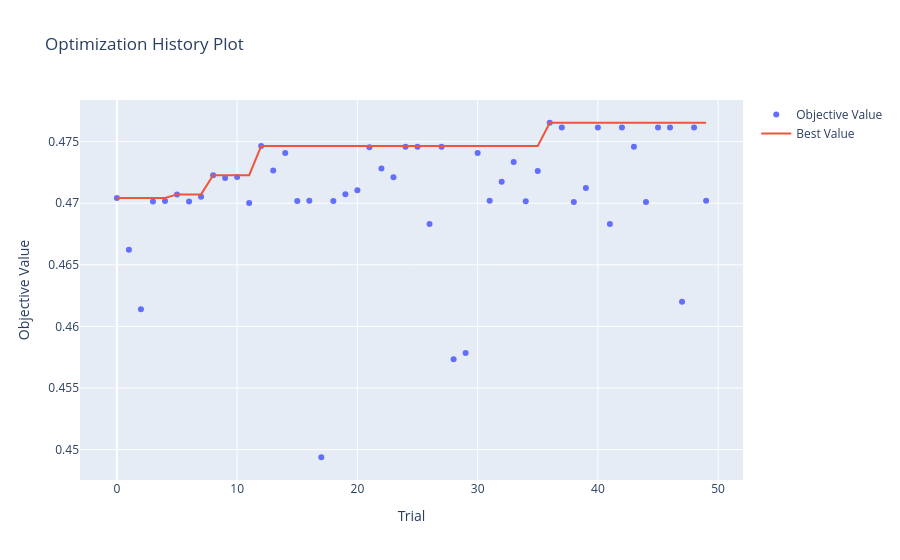
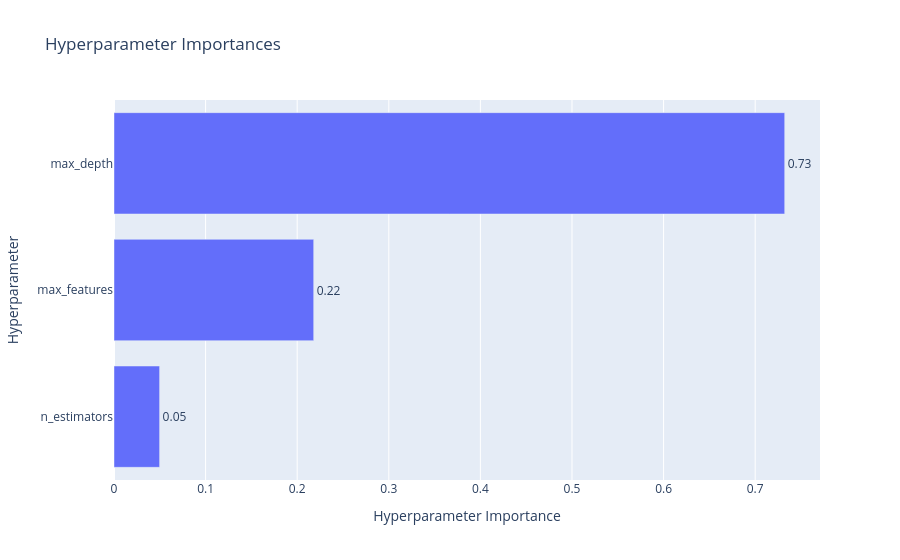
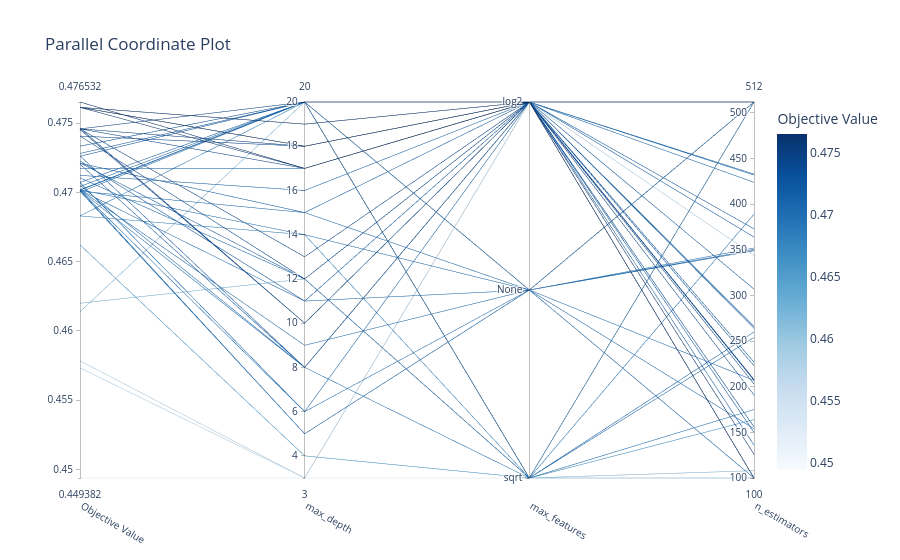
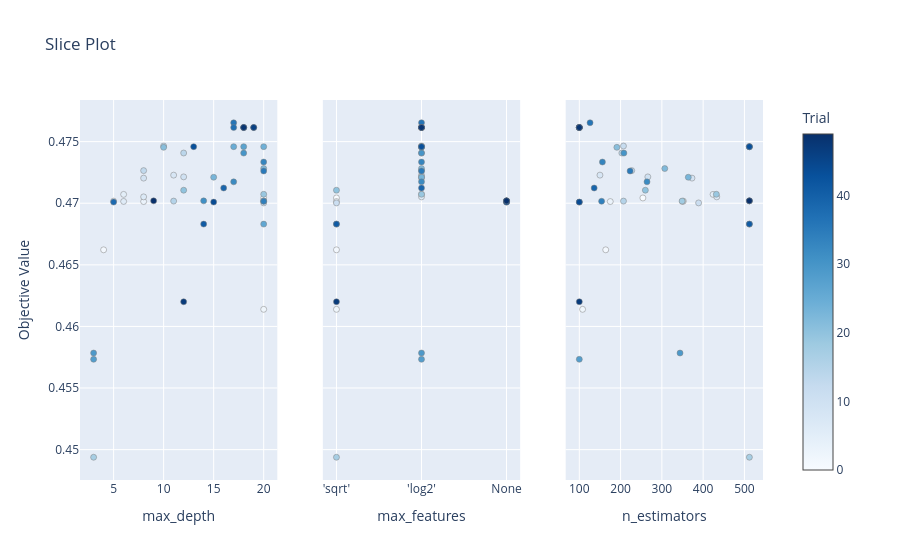

Source (notebook cell) for these figures, in order:
### Code cell
import optuna.visualization as vis

fig = vis.plot_optimization_history(study)
fig.show()

fig = vis.plot_param_importances(study)
fig.show()

fig = vis.plot_parallel_coordinate(study)
fig.show()

fig = vis.plot_slice(study)
fig.show()

fig = vis.plot_contour(study)
fig.show()

fig = vis.plot_edf(study)
fig.show()

fig = vis.plot_rank(study)
fig.show()

fig = vis.plot_timeline(study)
fig.show()

fig = vis.plot_intermediate_values(study) 
fig.show()

### Figure 1 — Plotly figure (JSON) as saved in the notebook; plotly's stock layout.template omitted (floating-point values rounded to 4 significant figures)
{"data": [{"mode": "markers", "name": "Objective Value", "type": "scatter", "x": [0, 1, 2, 3, 4, 5, 6, 7, 8, 9, 10, 11, 12, 13, 14, 15, 16, 17, 18, 19, 20, 21, 22, 23, 24, 25, 26, 27, 28, 29, 30, 31, 32, 33, 34, 35, 36, 37, 38, 39, 40, 41, 42, 43, 44, 45, 46, 47, 48, 49], "y": [0.4704, 0.4662, 0.4614, 0.4701, 0.4702, 0.4707, 0.4701, 0.4705, 0.4723, 0.472, 0.4721, 0.47, 0.4746, 0.4726, 0.4741, 0.4702, 0.4702, 0.4494, 0.4702, 0.4707, 0.4711, 0.4745, 0.4728, 0.4721, 0.4746, 0.4746, 0.4683, 0.4746, 0.4573, 0.4578, 0.4741, 0.4702, 0.4717, 0.4733, 0.4702, 0.4726, 0.4765, 0.4761, 0.4701, 0.4712, 0.4761, 0.4683, 0.4761, 0.4746, 0.4701, 0.4761, 0.4761, 0.462, 0.4761, 0.4702]}, {"mode": "lines", "name": "Best Value", "type": "scatter", "x": [0, 1, 2, 3, 4, 5, 6, 7, 8, 9, 10, 11, 12, 13, 14, 15, 16, 17, 18, 19, 20, 21, 22, 23, 24, 25, 26, 27, 28, 29, 30, 31, 32, 33, 34, 35, 36, 37, 38, 39, 40, 41, 42, 43, 44, 45, 46, 47, 48, 49], "y": [0.4704, 0.4704, 0.4704, 0.4704, 0.4704, 0.4707, 0.4707, 0.4707, 0.4723, 0.4723, 0.4723, 0.4723, 0.4746, 0.4746, 0.4746, 0.4746, 0.4746, 0.4746, 0.4746, 0.4746, 0.4746, 0.4746, 0.4746, 0.4746, 0.4746, 0.4746, 0.4746, 0.4746, 0.4746, 0.4746, 0.4746, 0.4746, 0.4746, 0.4746, 0.4746, 0.4746, 0.4765, 0.4765, 0.4765, 0.4765, 0.4765, 0.4765, 0.4765, 0.4765, 0.4765, 0.4765, 0.4765, 0.4765, 0.4765, 0.4765]}, {"marker": {"color": "#cccccc"}, "mode": "markers", "name": "Infeasible Trial", "showlegend": false, "type": "scatter", "x": [], "y": []}], "layout": {"title": {"text": "Optimization History Plot"}, "xaxis": {"title": {"text": "Trial"}}, "yaxis": {"title": {"text": "Objective Value"}}}}

### Figure 2 — Plotly figure (JSON) as saved in the notebook; plotly's stock layout.template omitted (floating-point values rounded to 4 significant figures)
{"data": [{"cliponaxis": false, "hovertemplate": ["n_estimators (IntDistribution): 0.04977876947328998<extra></extra>", "max_features (CategoricalDistribution): 0.21800273301943918<extra></extra>", "max_depth (IntDistribution): 0.7322184975072709<extra></extra>"], "name": "Objective Value", "orientation": "h", "text": ["0.05", "0.22", "0.73"], "textposition": "outside", "type": "bar", "x": [0.04978, 0.218, 0.7322], "y": ["n_estimators", "max_features", "max_depth"]}], "layout": {"title": {"text": "Hyperparameter Importances"}, "xaxis": {"title": {"text": "Hyperparameter Importance"}}, "yaxis": {"title": {"text": "Hyperparameter"}}}}

### Figure 3 — Plotly figure (JSON) as saved in the notebook; plotly's stock layout.template omitted (floating-point values rounded to 4 significant figures)
{"data": [{"dimensions": [{"label": "Objective Value", "range": [0.4494, 0.4765], "values": [0.4704, 0.4662, 0.4614, 0.4701, 0.4702, 0.4707, 0.4701, 0.4705, 0.4723, 0.472, 0.4721, 0.47, 0.4746, 0.4726, 0.4741, 0.4702, 0.4702, 0.4494, 0.4702, 0.4707, 0.4711, 0.4745, 0.4728, 0.4721, 0.4746, 0.4746, 0.4683, 0.4746, 0.4573, 0.4578, 0.4741, 0.4702, 0.4717, 0.4733, 0.4702, 0.4726, 0.4765, 0.4761, 0.4701, 0.4712, 0.4761, 0.4683, 0.4761, 0.4746, 0.4701, 0.4761, 0.4761, 0.462, 0.4761, 0.4702]}, {"label": "max_depth", "range": [3, 20], "values": [20, 4, 20, 8, 5, 6, 6, 8, 11, 8, 12, 20, 10, 8, 12, 11, 20, 3, 20, 20, 12, 10, 20, 15, 20, 17, 20, 18, 3, 3, 18, 14, 17, 20, 20, 20, 17, 17, 5, 16, 18, 14, 18, 13, 15, 19, 19, 12, 18, 9]}, {"label": "max_features", "range": [0, 2], "ticktext": ["sqrt", "None", "log2"], "tickvals": [0, 1, 2], "values": [0, 0, 0, 0, 1, 2, 1, 2, 2, 2, 2, 0, 2, 2, 2, 1, 1, 0, 1, 2, 0, 2, 2, 2, 2, 2, 0, 2, 2, 2, 2, 1, 2, 2, 1, 2, 2, 2, 1, 2, 2, 0, 2, 2, 1, 2, 2, 0, 2, 1]}, {"label": "n_estimators", "range": [100, 512], "values": [254, 164, 108, 175, 352, 424, 350, 433, 150, 373, 266, 389, 207, 227, 203, 207, 512, 512, 349, 432, 260, 191, 307, 364, 512, 512, 512, 512, 100, 344, 208, 512, 264, 156, 154, 223, 126, 100, 100, 136, 100, 512, 100, 512, 100, 100, 100, 100, 100, 512]}], "labelangle": 30, "labelside": "bottom", "line": {"color": [0.4704, 0.4662, 0.4614, 0.4701, 0.4702, 0.4707, 0.4701, 0.4705, 0.4723, 0.472, 0.4721, 0.47, 0.4746, 0.4726, 0.4741, 0.4702, 0.4702, 0.4494, 0.4702, 0.4707, 0.4711, 0.4745, 0.4728, 0.4721, 0.4746, 0.4746, 0.4683, 0.4746, 0.4573, 0.4578, 0.4741, 0.4702, 0.4717, 0.4733, 0.4702, 0.4726, 0.4765, 0.4761, 0.4701, 0.4712, 0.4761, 0.4683, 0.4761, 0.4746, 0.4701, 0.4761, 0.4761, 0.462, 0.4761, 0.4702], "colorbar": {"title": {"text": "Objective Value"}}, "colorscale": [[0, "rgb(247,251,255)"], [0.125, "rgb(222,235,247)"], [0.25, "rgb(198,219,239)"], [0.375, "rgb(158,202,225)"], [0.5, "rgb(107,174,214)"], [0.625, "rgb(66,146,198)"], [0.75, "rgb(33,113,181)"], [0.875, "rgb(8,81,156)"], [1, "rgb(8,48,107)"]], "reversescale": false, "showscale": true}, "type": "parcoords"}], "layout": {"title": {"text": "Parallel Coordinate Plot"}}}

### Figure 4 — Plotly figure (JSON) as saved in the notebook; plotly's stock layout.template omitted (floating-point values rounded to 4 significant figures)
{"data": [{"marker": {"color": [0, 1, 2, 3, 4, 5, 6, 7, 8, 9, 10, 11, 12, 13, 14, 15, 16, 17, 18, 19, 20, 21, 22, 23, 24, 25, 26, 27, 28, 29, 30, 31, 32, 33, 34, 35, 36, 37, 38, 39, 40, 41, 42, 43, 44, 45, 46, 47, 48, 49], "colorbar": {"title": {"text": "Trial"}, "x": 1, "xpad": 40}, "colorscale": [[0, "rgb(247,251,255)"], [0.125, "rgb(222,235,247)"], [0.25, "rgb(198,219,239)"], [0.375, "rgb(158,202,225)"], [0.5, "rgb(107,174,214)"], [0.625, "rgb(66,146,198)"], [0.75, "rgb(33,113,181)"], [0.875, "rgb(8,81,156)"], [1, "rgb(8,48,107)"]], "line": {"color": "Grey", "width": 0.5}, "showscale": true}, "mode": "markers", "name": "Feasible Trial", "showlegend": false, "type": "scatter", "x": [20, 4, 20, 8, 5, 6, 6, 8, 11, 8, 12, 20, 10, 8, 12, 11, 20, 3, 20, 20, 12, 10, 20, 15, 20, 17, 20, 18, 3, 3, 18, 14, 17, 20, 20, 20, 17, 17, 5, 16, 18, 14, 18, 13, 15, 19, 19, 12, 18, 9], "xaxis": "x", "y": [0.4704, 0.4662, 0.4614, 0.4701, 0.4702, 0.4707, 0.4701, 0.4705, 0.4723, 0.472, 0.4721, 0.47, 0.4746, 0.4726, 0.4741, 0.4702, 0.4702, 0.4494, 0.4702, 0.4707, 0.4711, 0.4745, 0.4728, 0.4721, 0.4746, 0.4746, 0.4683, 0.4746, 0.4573, 0.4578, 0.4741, 0.4702, 0.4717, 0.4733, 0.4702, 0.4726, 0.4765, 0.4761, 0.4701, 0.4712, 0.4761, 0.4683, 0.4761, 0.4746, 0.4701, 0.4761, 0.4761, 0.462, 0.4761, 0.4702], "yaxis": "y"}, {"marker": {"color": [0, 1, 2, 3, 11, 17, 20, 26, 41, 47, 5, 7, 8, 9, 10, 12, 13, 14, 19, 21, 22, 23, 24, 25, 27, 28, 29, 30, 32, 33, 35, 36, 37, 39, 40, 42, 43, 45, 46, 48, 4, 6, 15, 16, 18, 31, 34, 38, 44, 49], "colorbar": {"title": {"text": "Trial"}, "x": 1, "xpad": 40}, "colorscale": [[0, "rgb(247,251,255)"], [0.125, "rgb(222,235,247)"], [0.25, "rgb(198,219,239)"], [0.375, "rgb(158,202,225)"], [0.5, "rgb(107,174,214)"], [0.625, "rgb(66,146,198)"], [0.75, "rgb(33,113,181)"], [0.875, "rgb(8,81,156)"], [1, "rgb(8,48,107)"]], "line": {"color": "Grey", "width": 0.5}, "showscale": false}, "mode": "markers", "name": "Feasible Trial", "showlegend": false, "type": "scatter", "x": ["'sqrt'", "'sqrt'", "'sqrt'", "'sqrt'", "'sqrt'", "'sqrt'", "'sqrt'", "'sqrt'", "'sqrt'", "'sqrt'", "'log2'", "'log2'", "'log2'", "'log2'", "'log2'", "'log2'", "'log2'", "'log2'", "'log2'", "'log2'", "'log2'", "'log2'", "'log2'", "'log2'", "'log2'", "'log2'", "'log2'", "'log2'", "'log2'", "'log2'", "'log2'", "'log2'", "'log2'", "'log2'", "'log2'", "'log2'", "'log2'", "'log2'", "'log2'", "'log2'", "None", "None", "None", "None", "None", "None", "None", "None", "None", "None"], "xaxis": "x2", "y": [0.4704, 0.4662, 0.4614, 0.4701, 0.47, 0.4494, 0.4711, 0.4683, 0.4683, 0.462, 0.4707, 0.4705, 0.4723, 0.472, 0.4721, 0.4746, 0.4726, 0.4741, 0.4707, 0.4745, 0.4728, 0.4721, 0.4746, 0.4746, 0.4746, 0.4573, 0.4578, 0.4741, 0.4717, 0.4733, 0.4726, 0.4765, 0.4761, 0.4712, 0.4761, 0.4761, 0.4746, 0.4761, 0.4761, 0.4761, 0.4702, 0.4701, 0.4702, 0.4702, 0.4702, 0.4702, 0.4702, 0.4701, 0.4701, 0.4702], "yaxis": "y2"}, {"marker": {"color": [0, 1, 2, 3, 4, 5, 6, 7, 8, 9, 10, 11, 12, 13, 14, 15, 16, 17, 18, 19, 20, 21, 22, 23, 24, 25, 26, 27, 28, 29, 30, 31, 32, 33, 34, 35, 36, 37, 38, 39, 40, 41, 42, 43, 44, 45, 46, 47, 48, 49], "colorbar": {"title": {"text": "Trial"}, "x": 1, "xpad": 40}, "colorscale": [[0, "rgb(247,251,255)"], [0.125, "rgb(222,235,247)"], [0.25, "rgb(198,219,239)"], [0.375, "rgb(158,202,225)"], [0.5, "rgb(107,174,214)"], [0.625, "rgb(66,146,198)"], [0.75, "rgb(33,113,181)"], [0.875, "rgb(8,81,156)"], [1, "rgb(8,48,107)"]], "line": {"color": "Grey", "width": 0.5}, "showscale": false}, "mode": "markers", "name": "Feasible Trial", "showlegend": false, "type": "scatter", "x": [254, 164, 108, 175, 352, 424, 350, 433, 150, 373, 266, 389, 207, 227, 203, 207, 512, 512, 349, 432, 260, 191, 307, 364, 512, 512, 512, 512, 100, 344, 208, 512, 264, 156, 154, 223, 126, 100, 100, 136, 100, 512, 100, 512, 100, 100, 100, 100, 100, 512], "xaxis": "x3", "y": [0.4704, 0.4662, 0.4614, 0.4701, 0.4702, 0.4707, 0.4701, 0.4705, 0.4723, 0.472, 0.4721, 0.47, 0.4746, 0.4726, 0.4741, 0.4702, 0.4702, 0.4494, 0.4702, 0.4707, 0.4711, 0.4745, 0.4728, 0.4721, 0.4746, 0.4746, 0.4683, 0.4746, 0.4573, 0.4578, 0.4741, 0.4702, 0.4717, 0.4733, 0.4702, 0.4726, 0.4765, 0.4761, 0.4701, 0.4712, 0.4761, 0.4683, 0.4761, 0.4746, 0.4701, 0.4761, 0.4761, 0.462, 0.4761, 0.4702], "yaxis": "y3"}], "layout": {"title": {"text": "Slice Plot"}, "xaxis": {"anchor": "y", "domain": [0, 0.2889], "title": {"text": "max_depth"}}, "xaxis2": {"anchor": "y2", "categoryarray": ["'sqrt'", "'log2'", "None"], "categoryorder": "array", "domain": [0.3556, 0.6444], "title": {"text": "max_features"}, "type": "category"}, "xaxis3": {"anchor": "y3", "domain": [0.7111, 1], "title": {"text": "n_estimators"}}, "yaxis": {"anchor": "x", "domain": [0, 1], "title": {"text": "Objective Value"}}, "yaxis2": {"anchor": "x2", "domain": [0, 1], "matches": "y", "showticklabels": false}, "yaxis3": {"anchor": "x3", "domain": [0, 1], "matches": "y", "showticklabels": false}}}
